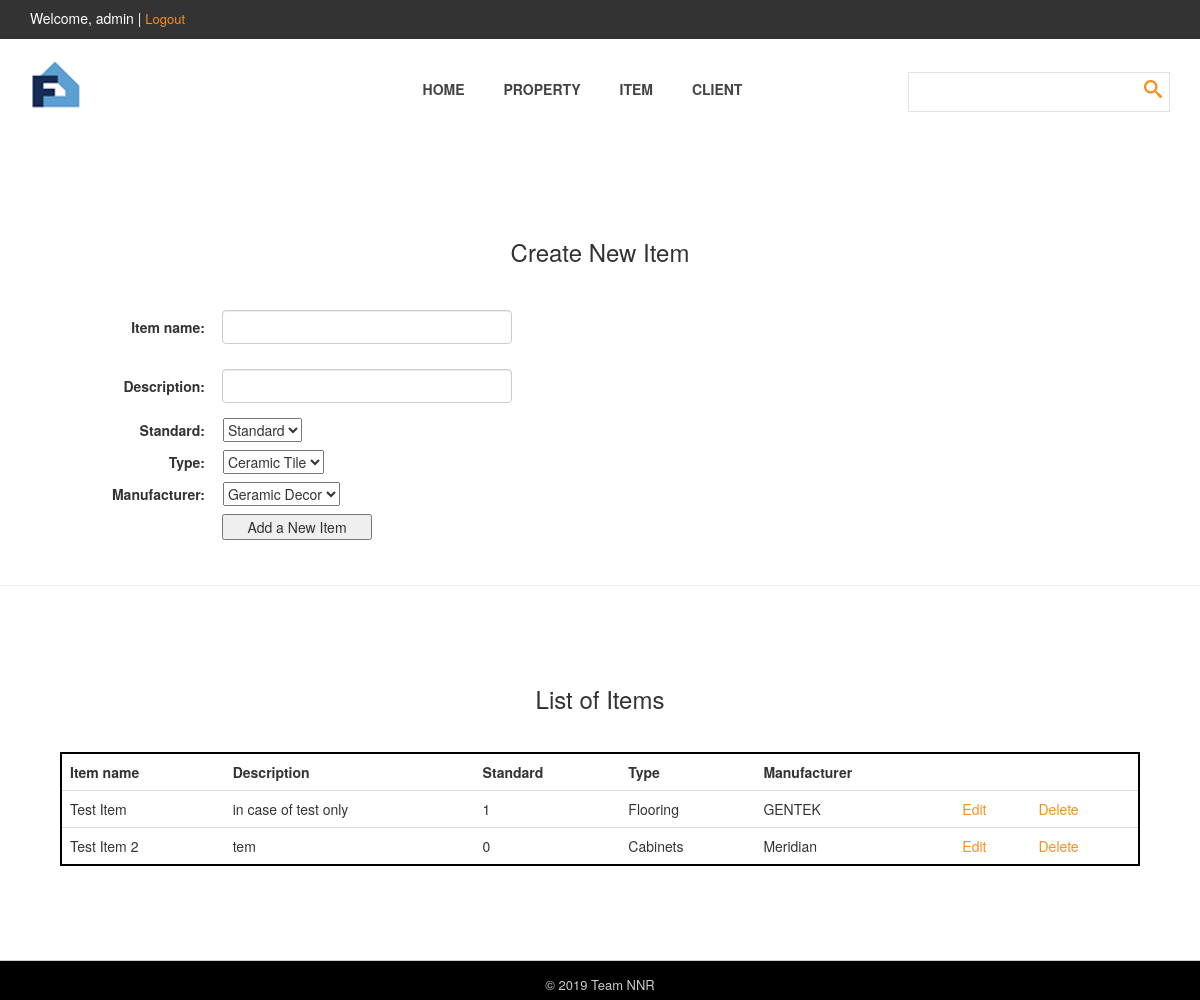
The app's page /list_item_page.php (signed in) with its own data.
### tables this page shows
CREATE TABLE `item` (
  `itemId` int(11) NOT NULL,
  `itemName` varchar(100) NOT NULL,
  `itemDescription` varchar(300) NOT NULL,
  `itemStandard` int(11) NOT NULL,
  `itemType_typeId` int(11) NOT NULL,
  `itemManufacturer_manuId` int(11) NOT NULL
);

CREATE TABLE `itemtype` (
  `typeId` int(11) NOT NULL,
  `typeName` varchar(100) NOT NULL
);

CREATE TABLE `itemmanufacturer` (
  `manuId` int(11) NOT NULL,
  `manuName` varchar(200) NOT NULL
);

### main/control.php (called while the page is built, shortened)
<?php
require_once('TCommon.php');
function list_items(){
    $query = "SELECT * FROM item
    JOIN itemtype ON item.ItemType_typeId=itemtype.typeId
    JOIN itemmanufacturer ON item.ItemManufacturer_manuId=itemmanufacturer.manuId";
    return TCommon::getAll($query);
}
function listTypes(){
    $sql = "SELECT * FROM itemType";
    return TCommon::getAll($sql);
}
function listManus(){
    $sql = "SELECT * FROM itemManufacturer";
    return TCommon::getAll($sql);
}

### main/dbHelper.php (called while the page is built, shortened)
<?php
Class DbHelper{
    private $pdo=null;
    public $sql="init";
    public $putErrorInfo=TRUE;
    public function __construct($dbConfig){
        try{
            $this->pdo = new PDO('mysql:host='.$dbConfig["host"].';dbname='.$dbConfig["dbName"], $dbConfig["user"],$dbConfig["pwd"]);
            $this->pdo->setAttribute(PDO::ATTR_ERRMODE, PDO::ERRMODE_EXCEPTION);
            $this->pdo->exec('set names utf8');
        }
        catch(PDOException $e){
            $this->$msg=$e->getMassage();
        }
    }
    public function querySql($sql){
        try{
            $this->sql=$sql;
            $this->pdo->exec('set names utf8');
            return $this->pdo->query($this->sql);
        }
        catch(PDOException $e){
            $this->msg= $e->getMessage();
            if($this->putErrorInfo){
                echo $this->msg."<br>".$this->sql;
            }
            return false;
        }
    }
}
?>

### main/TCommon.php (called while the page is built, shortened)
<?php
require_once('dbHelper.php');
Class TCommon
{
    static public $dbConfig = array(
        "host" => "localhost",
        "dbName" => "propertymanagement",
        "user" => "root",
        "pwd" => ""
    );
    static public function getAll($sql){
        $db = new DbHelper(TCommon::$dbConfig);
        $item = $db->querySql($sql);
        return $item->fetchAll();
    }
}
?>

### list_item_page.php (the view, shortened to what this page needs)
<?php
require_once('head.php');
?>
<?php if($u_name) {?>
<form class="form-ajax-post"
      data-action="./main/control.php?act=create_item"
      data-url="list_item_page.php">
    <h3 class="title">Create New Item</h3><br>
    <div id="newItem" class="form-group">
        <label>Item name:</label>
        <input name="itemName" type="text" class="form-control"/>
    </div>
    <div id="newItem" class="form-group">
        <label>Description:</label>
        <input name="itemDescription" type="text" class="form-control"/>
    </div>
    <div id="newItem" class="form-group">
        <label>Standard:</label>
        <select id="newItemStandard" name="itemStandard">
            <option value="1">Standard</option>
        </select>
    </div>
    <div id="newItem" class="form-group">
        <label>Type:</label>
        <select id="newItemType" name="itemType">
        <?php $types = listTypes();foreach($types as $k=>$v){?>
            <option value = <?php echo $v["typeId"]?>><?php echo $v["typeName"]?></option>
        <?php }?>
        </select>
    </div>
    <div id="newItem" class="form-group">
        <label>Manufacturer:</label>
        <select id="newItemManufacturer" name="itemManufacturer">
        <?php $manus = listManus(); foreach($manus as $p=>$j) {?>
            <option value = <?php echo $j["manuId"]?>><?php echo $j["manuName"]?></option>
        <?php }?>
        </select>
    </div>
    <div id="newItemButton" class="form-group tT010 ">
        <button class="form-ajax-btn" type="submit">Add a New Item</button>
    </div>
    <br>
</form>
<hr>
<h3 class="title">List of Items</h3><br>
<?php $arr = list_items(); ?>
<table class="table">
    <thead>
    <tr>
        <td>Item name</td>
        <td>Description</td>
        <td>Standard</td>
        <td>Type</td>
        <td>Manufacturer</td>
        <td></td>
        <td></td>
    </tr>
    </thead>
    <tbody>
    <?php foreach($arr as $k => $v){ ?>
    <tr>
        <td><?php echo $v["itemName"] ;?></td>
        <td><?php echo $v["itemDescription"] ;?></td>
        <td><?php echo $v["itemStandard"] ;?></td>
        <td><?php echo $v["typeName"] ;?></td>
        <td><?php echo $v["manuName"] ;?></td>
        <td><a href="./edit_item_page.php?id=<?php echo $v["itemId"]?>">Edit</a></td>
        <td><a href="./main/control.php?act=del_item&id=<?php echo $v["itemId"]?>">Delete</a></td>
    </tr>
    <?php  } ?>
    </tbody>
</table>
<?php }else{?>
<h3 class="title">Please login/register first</h3>
<?php }?>
<?php require_once('foot.php'); ?>

### css/stylesheet.css (style rules this page uses)
a { text-decoration: none; color: #f78e21; }
*, *:before, *:after { -moz-box-sizing: border-box; -webkit-box-sizing: border-box; box-sizing: border-box; }
input, textarea { padding: 10px; border: 1px solid #e2e2e2; width: 100%; margin-top: 25px; font-size: 13px; font-style: italic; font-weight: 300; color: #aaa; outline: none; }
@media screen and (min-width: 995px) { body { overflow-x: hidden; } }

### css/mystyle.css (style rules this page uses)
.title { text-align: center; margin-top: 100px; }
.form-group { width:100%; margin:5px; }
.form-group label { display: inline-block; width: 200px; margin-right:3px; text-align: right; }
.form-group input { display: inline-block; width: 290px!important; margin: 10px; }
.form-group button { width: 150px!important; margin-right: 3px; text-align: center; margin-left: 208px; }
.table { margin: 10px 5% 5%; border-collapse: collapse; width: 90%; border: 2px solid black; }
thead tr td { font-weight:bold; }
#newItem, #editItem { text-align: left; }
#newItemButton, #editItemButton { text-align: left; margin-left: 14px; }
#newItemType, #newItemStandard, #newItemManufacturer, #editItemManufacturer, #editItemStandard, #editItemType { text-align: left; margin-left: 11px; }

### records on screen
item: itemName "Test Item", itemDescription "in case of test only", itemStandard "1", itemtype.typeName "Flooring", itemmanufacturer.manuName "GENTEK"
item: itemName "Test Item 2", itemDescription "tem", itemStandard "0", itemtype.typeName "Cabinets", itemmanufacturer.manuName "Meridian"

### other values on screen
$u_name "admin"
TCommon::$mainAuthor "Team NNR"
form field itemType "Ceramic Tile"
form field itemManufacturer "Geramic Decor"
